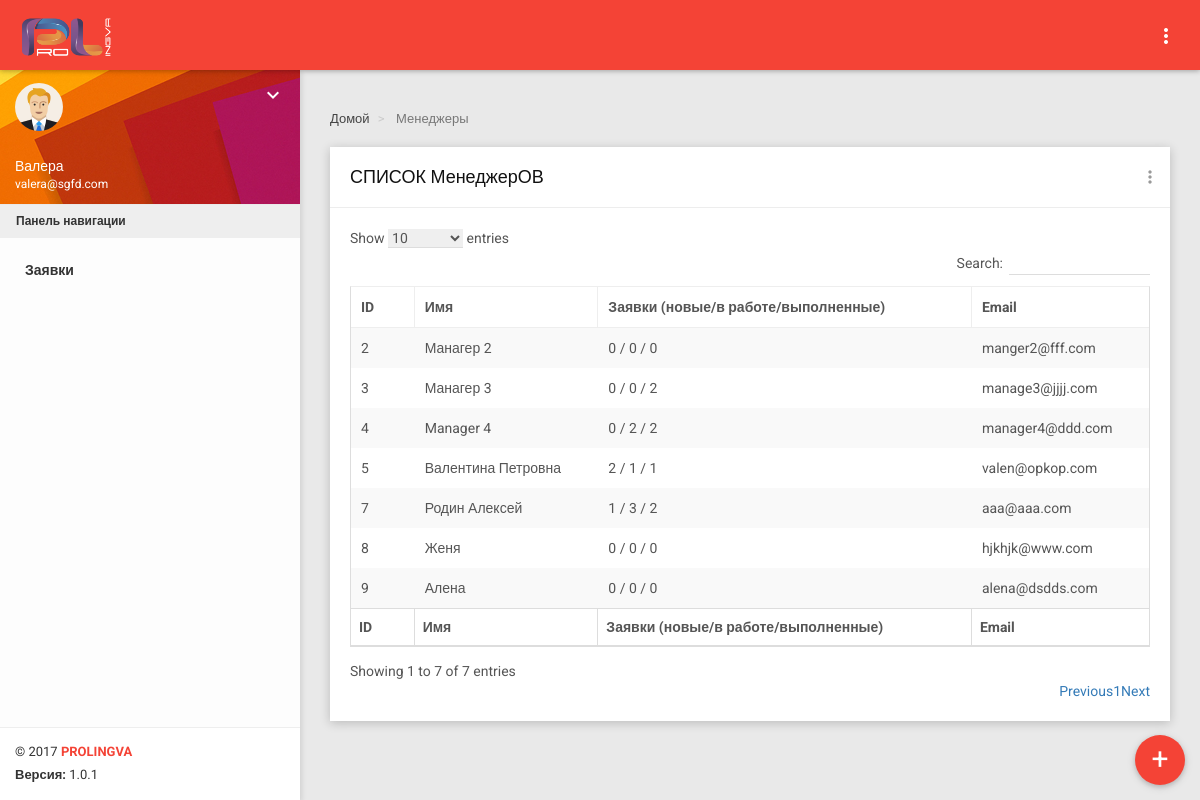
Screenshot of /ru/dashbrd/managers_list/ (signed in) with the database file from the repository.
### ru/models.py (models this page shows, shortened)
class Manager(models.Model):
    creator = models.ForeignKey(User, blank=True, null=True, related_name='manager_creator', on_delete=models.CASCADE)
    changed_by = models.ForeignKey(User, blank=True, null=True, related_name='manager_changed_by', on_delete=models.CASCADE)
    name = models.CharField(max_length=50)
    tel = models.CharField(max_length=20)
    email = models.EmailField(max_length=50)
    date_birth = models.CharField(max_length=15, null=True, blank=True)
    registered = models.DateTimeField(auto_now_add=True, auto_now=False, null=True)
    changed = models.DateTimeField(auto_now_add=False, auto_now=True, null=True)
    photo = models.ImageField(upload_to=settings.BASE_DIR + '/media/photo', default=None)
    photo_name = models.CharField(max_length=100, blank=True, null=True)
    user = models.OneToOneField(User, blank=True, null=True)
    init_password = models.CharField(max_length=50, blank=True, null=True)
    payment_details = models.ForeignKey(PaymentDetails, null=True, blank=True)
    orders_new = models.IntegerField(null=True, blank=True, default=0)
    orders_in_progress = models.IntegerField(null=True, blank=True, default=0)
    orders_complete = models.IntegerField(null=True, blank=True, default=0)

### dashboard_ru/views.py (the view)
@login_required(redirect_field_name=None, login_url='/ru/dashbrd/login')
def get_managers_list(request):
    managers = Manager.objects.all()
    context = get_data_proc(request)
    context.update({
        'managers': managers
    })
    return render(request, 'managers_list.html', context)

### dashboard_ru/templates/managers_list.html (shortened to what this page needs)
{% extends 'base_board.html' %}
{% load static %}
{% block links %}
            <link rel="stylesheet" href="{% static 'dashboard/plugins/sweetalert/sweetalert.css' %}">
            <link rel="stylesheet" href="{% static 'dashboard/plugins/jquery-datatable/skin/bootstrap/css/dataTables.bootstrap.css' %}">
            <link rel="stylesheet" href="{% static 'css/dashboard/style.css' %}">
{% endblock %}
{% block breadcrumbs %}
    <ol class="breadcrumb">
        <li>
            <a href="{% url 'ru:dashboard_ru:base_board' user.id %}">
                 Домой
            </a>
        </li>
        <li class="active">
             Менеджеры
        </li>
    </ol>
{% endblock %}
{% block content %}
            <div class="row clearfix">
                <div class="col-lg-12 col-md-12 col-sm-12 col-xs-12">
                    <div class="card">
                        <div class="header">
                            <h2>
                                СПИСОК МенеджерОВ
                            </h2>
                            <ul class="header-dropdown m-r--5">
                                <li class="dropdown">
                                    <a href="javascript:void(0);" class="dropdown-toggle" data-toggle="dropdown" role="button" aria-haspopup="true" aria-expanded="false">
                                        <i class="material-icons">more_vert</i>
                                    </a>
                                </li>
                            </ul>
                        </div>
                        <div class="body">
                            <table class="table table-bordered table-striped table-hover dataTable {% if user_profile.role.id == 1 %} js-exportable {% else %} js-basic-example {% endif %}">
                                <thead>
                                    <tr>
                                        <th>ID</th>
                                        <th>Имя</th>
                                        <th>Заявки (новые/в работе/выполненные)</th>
                                        <th>Email</th>
                                    </tr>
                                </thead>
                                <tfoot>
                                        <th>ID</th>
                                        <th>Имя</th>
                                        <th>Заявки (новые/в работе/выполненные)</th>
                                        <th>Email</th>
                                </tfoot>
                                <tbody>
                                {% for manager in managers %}
                                    <tr class="manager pointer-pure" id="{{ manager.id }}">
                                        <td class="border-0">
                                            {{ manager.id }}
                                        </td>
                                        <td class="border-0">{{ manager.name }}</td>
                                        <td class="border-0">{% if manager.orders_new %}
                                            {{ manager.orders_new }}
                                            {% else %}0
                                            {% endif %}/
                                            {% if manager.orders_in_progress %}
                                            {{ manager.orders_in_progress }}
                                            {% else %}0
                                            {% endif %}/
                                            {% if manager.orders_complete %}
                                            {{ manager.orders_complete }}
                                            {% else %}0
                                            {% endif %}
                                        </td>
                                        <td class="border-0">{{ manager.email }}</td>
                                    </tr>
                                {% endfor %}
                                </tbody>
                            </table>
                        </div>
                    </div>
                </div>
            </div>
{% endblock %}

### dashboard_ru/templates/base_board.html (shortened to what this page needs)
{% load static %}
<!DOCTYPE html>
<html>
<head>
        <link href="{% static 'dashboard/plugins/bootstrap/css/bootstrap.css' %}" rel="stylesheet">
    <link href="{% static 'dashboard/plugins/node-waves/waves.css' %}" rel="stylesheet" />
    <link href="{% static 'dashboard/plugins/animate-css/animate.css' %}" rel="stylesheet" />
    <link href="{% static 'dashboard/plugins/morrisjs/morris.css' %}" rel="stylesheet" />
    <link href="{% static 'css/dashboard/style.css' %}" rel="stylesheet">
    <link rel="stylesheet" href="{% static 'dashboard/plugins/sweetalert/sweetalert.css' %}">
    <link href="{% static 'css/dashboard/themes/all-themes.css' %}" rel="stylesheet" />
    <link rel="stylesheet" href="//cdn.materialdesignicons.com/1.7.22/css/materialdesignicons.min.css">
    {% block links %}
    {% endblock %}
    <link href="{% static 'css/custom.css' %}" rel="stylesheet" />
</head>
<body class="theme-red">
    <nav class="navbar">
        <div class="container-fluid">
            <div class="navbar-header">
                <a class="navbar-brand" href="index.html" style="padding-top: 8px"><img class="media-object" src="/static/img/logo/logo1_white.png" width="90" height="40"></a>
            </div>
            <div class="collapse navbar-collapse" id="navbar-collapse">
                <ul class="nav navbar-nav navbar-right">
                {% if user_profile.role.role_name != 'Клиент' %}
                    <li class="">
                        <a href="{% url 'ru:dashboard_ru:get_new_orders' %}" class="" role="button" data-toggle="tooltip" title="Новые звонки" data-placement="bottom">
                                <i class="mdi mdi-phone f_s_20"></i>
                            <span class="label-count" id="new_count_label">{% if new_calls_count != 0 %}{{ new_calls_count }}{% endif %}</span>
                        </a>
                    </li>
                    <li class="">
                        <a href="{% url 'ru:dashboard_ru:get_new_orders' %}" class="" role="button" data-toggle="tooltip" title="Новые заявки" data-placement="bottom">
                                <i class="mdi mdi-library-plus f_s_20"></i>
                            <span class="label-count" id="new_count_label">{% if new_count != 0 %}{{ new_count }}{% endif %}</span>
                        </a>
                    </li>
                    {% else %}
                    <li class="">
                        <a href="{% url 'ru:dashboard_ru:help_dashboard' %}" class="" role="button" data-toggle="tooltip" title="Помощь" data-placement="bottom">
                        </a>
                    </li>
                {% endif %}
                    <li class="">
                        <a href="{% url 'ru:index' %}" class="" role="button" data-toggle="tooltip" title="Назад к главной странице" data-placement="bottom">
                        </a>
                    </li>
                    <li class="">
                        <a href="{% url 'ru:dashboard_ru:logout_board' %}" class="" role="button" data-toggle="tooltip" title="Выйти" data-placement="bottom">
                        </a>
                    </li>
                    <li class="pull-right"><a href="javascript:void(0);" class="js-right-sidebar" data-close="true"><i class="material-icons">more_vert</i></a></li>
                </ul>
            </div>
        </div>
    </nav>
    <section>
        <aside id="leftsidebar" class="sidebar">
            <div class="user-info">
                <div class="image">
                    <img src="{% static 'img/user.png' %}" width="48" height="48" alt="User" />
                </div>
                    <div class="btn-group user-helper-dropdown color_white shadow-none float-right">
                        <i class="material-icons pointer-pure" data-toggle="dropdown" aria-haspopup="true" aria-expanded="true">keyboard_arrow_down</i>
                    </div>
                <div class="info-container">
                    <div class="name" data-toggle="dropdown" aria-haspopup="true" aria-expanded="false">{{ user.first_name }}</div>
                    <div class="email">{{ user.email }}</div>
                </div>
            </div>
            <div class="menu">
                <ul class="list" id="menu_list">
                    <li class="header m-b-10">Панель навигации</li>
                    <li class="" id="menu_orders">
                        <a href="{% url 'ru:dashboard_ru:get_sent_docs' %}" class="padding_menu">
                            <span>Заявки</span>
                        </a>
                    </li>
                </ul>
            </div>
            <div class="legal">
                <div class="copyright">
                    &copy; 2017 <a href="javascript:void(0);">PROLINGVA</a>
                </div>
                <div class="version">
                    <b>Версия: </b> 1.0.1
                </div>
            </div>
        </aside>
    </section>
    <section class="content">
    {% if user_profile.role.id == 1 or user_profile.role.id == 2 or user_profile.role.id == 3 %}
        {% if not new_order %}
            <a href="{% url 'ru:dashboard_ru:add_new_order' %}">
                <button type="button" class="btn bg-red btn-circle-lg waves-effect waves-circle waves-float round_btn" data-toggle="tooltip" title="Добвавить заявку" data-placement="left" id="add_order">
                    <p class="text_rnd_btn">+</p>
                </button>
            </a>
        {% endif %}
    {% endif %}
    {% block breadcrumbs %}
    {% endblock %}
        <div class="container-fluid">
            {% block content %}{% endblock %}
        </div>
    </section>
</body>
</html>

### static/css/dashboard/themes/all-themes.css (style rules this page uses)
.theme-red .navbar-brand { color: #fff; }
.theme-red .nav > li > a { color: #fff; }
.theme-red .sidebar .legal { background-color: #fff; }
.theme-red .sidebar .legal .copyright a { color: #F44336 !important; }

### static/css/custom.css (style rules this page uses)
.float-right { float: right; }
.color_white { color: white;; }
.shadow-none { box-shadow: none; }
.pointer-pure { cursor: pointer; }
.round_btn { position: fixed; right: 15px; bottom: 15px; z-index: 3; }
.text_rnd_btn { font-size: 30px; padding-top: 2px; }
.padding_menu { padding: 5px 13px !important; }
ul { list-style-type: none; }
.border-0 { border: 0px!important; }

### rows the page displays
Manager: id "2", name "Манагер 2", shows "0", email "manger2@fff.com"
Manager: id "3", name "Манагер 3", orders_new "0", orders_in_progress "0", orders_complete "2", email "manage3@jjjj.com"
Manager: id "4", name "Manager 4", orders_new "0", orders_in_progress "2", orders_complete "2", email "manager4@ddd.com"
Manager: id "5", name "Валентина Петровна", orders_new "2", orders_in_progress "1", orders_complete "1", email "valen@opkop.com"
Manager: id "7", name "Родин Алексей", orders_new "1", orders_in_progress "3", orders_complete "2", email "aaa@aaa.com"
Manager: id "8", name "Женя", orders_new "0", orders_in_progress "0", orders_complete "0", email "hjkhjk@www.com"
Manager: id "9", name "Алена", orders_new "0", orders_in_progress "0", orders_complete "0", email "alena@dsdds.com"

### other values shown
{{ user.first_name }} "Валера"
{{ user.email }} "valera@sgfd.com"
